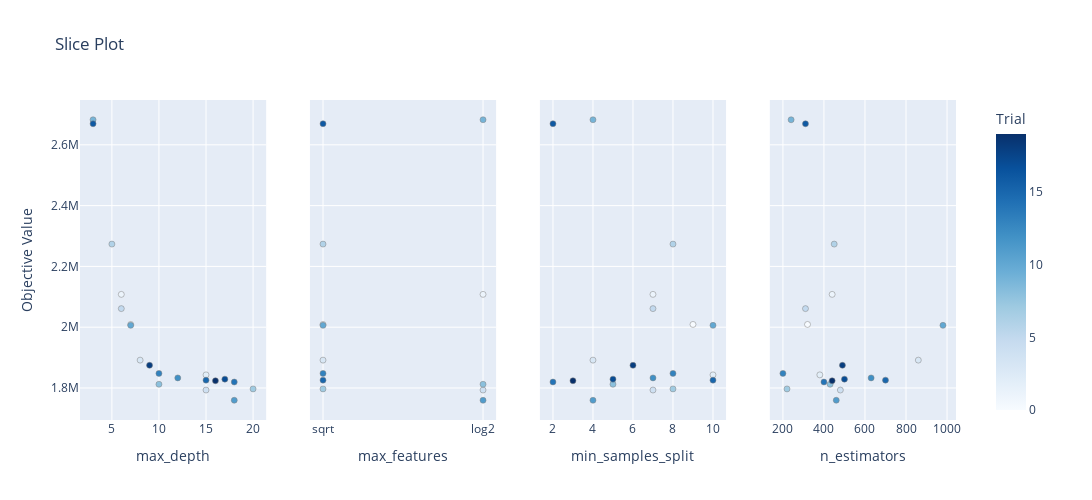

The cell this chart's notebook holds for it:
### Code cell
fig = optuna.visualization.plot_slice(study_rf)
fig.update_layout(width=1200, height=500)
plt.tight_layout()
fig.show()

### Figure 1 — Plotly figure (JSON) as saved in the notebook; plotly's stock layout.template omitted (floating-point values rounded to 4 significant figures)
{"data": [{"marker": {"color": [0, 1, 2, 3, 4, 5, 6, 7, 8, 9, 10, 11, 12, 13, 14, 15, 16, 17, 18, 19], "colorbar": {"title": {"text": "Trial"}, "x": 1, "xpad": 40}, "colorscale": [[0, "rgb(247,251,255)"], [0.125, "rgb(222,235,247)"], [0.25, "rgb(198,219,239)"], [0.375, "rgb(158,202,225)"], [0.5, "rgb(107,174,214)"], [0.625, "rgb(66,146,198)"], [0.75, "rgb(33,113,181)"], [0.875, "rgb(8,81,156)"], [1, "rgb(8,48,107)"]], "line": {"color": "Grey", "width": 0.5}, "showscale": true}, "mode": "markers", "showlegend": false, "type": "scatter", "x": [7, 6, 15, 8, 15, 6, 5, 20, 10, 3, 7, 18, 12, 10, 18, 15, 3, 17, 9, 16], "xaxis": "x", "y": [2009000.0, 2108000.0, 1843000.0, 1892000.0, 1793000.0, 2061000.0, 2273000.0, 1797000.0, 1812000.0, 2682000.0, 2006000.0, 1760000.0, 1833000.0, 1848000.0, 1820000.0, 1826000.0, 2669000.0, 1829000.0, 1875000.0, 1824000.0], "yaxis": "y"}, {"marker": {"color": [0, 1, 2, 3, 4, 5, 6, 7, 8, 9, 10, 11, 12, 13, 14, 15, 16, 17, 18, 19], "colorbar": {"title": {"text": "Trial"}, "x": 1, "xpad": 40}, "colorscale": [[0, "rgb(247,251,255)"], [0.125, "rgb(222,235,247)"], [0.25, "rgb(198,219,239)"], [0.375, "rgb(158,202,225)"], [0.5, "rgb(107,174,214)"], [0.625, "rgb(66,146,198)"], [0.75, "rgb(33,113,181)"], [0.875, "rgb(8,81,156)"], [1, "rgb(8,48,107)"]], "line": {"color": "Grey", "width": 0.5}, "showscale": false}, "mode": "markers", "showlegend": false, "type": "scatter", "x": ["sqrt", "log2", null, "sqrt", "log2", null, "sqrt", "sqrt", "log2", "log2", "sqrt", "log2", null, "sqrt", null, "sqrt", "sqrt", null, null, null], "xaxis": "x2", "y": [2009000.0, 2108000.0, 1843000.0, 1892000.0, 1793000.0, 2061000.0, 2273000.0, 1797000.0, 1812000.0, 2682000.0, 2006000.0, 1760000.0, 1833000.0, 1848000.0, 1820000.0, 1826000.0, 2669000.0, 1829000.0, 1875000.0, 1824000.0], "yaxis": "y2"}, {"marker": {"color": [0, 1, 2, 3, 4, 5, 6, 7, 8, 9, 10, 11, 12, 13, 14, 15, 16, 17, 18, 19], "colorbar": {"title": {"text": "Trial"}, "x": 1, "xpad": 40}, "colorscale": [[0, "rgb(247,251,255)"], [0.125, "rgb(222,235,247)"], [0.25, "rgb(198,219,239)"], [0.375, "rgb(158,202,225)"], [0.5, "rgb(107,174,214)"], [0.625, "rgb(66,146,198)"], [0.75, "rgb(33,113,181)"], [0.875, "rgb(8,81,156)"], [1, "rgb(8,48,107)"]], "line": {"color": "Grey", "width": 0.5}, "showscale": false}, "mode": "markers", "showlegend": false, "type": "scatter", "x": [9, 7, 10, 4, 7, 7, 8, 8, 5, 4, 10, 4, 7, 8, 2, 10, 2, 5, 6, 3], "xaxis": "x3", "y": [2009000.0, 2108000.0, 1843000.0, 1892000.0, 1793000.0, 2061000.0, 2273000.0, 1797000.0, 1812000.0, 2682000.0, 2006000.0, 1760000.0, 1833000.0, 1848000.0, 1820000.0, 1826000.0, 2669000.0, 1829000.0, 1875000.0, 1824000.0], "yaxis": "y3"}, {"marker": {"color": [0, 1, 2, 3, 4, 5, 6, 7, 8, 9, 10, 11, 12, 13, 14, 15, 16, 17, 18, 19], "colorbar": {"title": {"text": "Trial"}, "x": 1, "xpad": 40}, "colorscale": [[0, "rgb(247,251,255)"], [0.125, "rgb(222,235,247)"], [0.25, "rgb(198,219,239)"], [0.375, "rgb(158,202,225)"], [0.5, "rgb(107,174,214)"], [0.625, "rgb(66,146,198)"], [0.75, "rgb(33,113,181)"], [0.875, "rgb(8,81,156)"], [1, "rgb(8,48,107)"]], "line": {"color": "Grey", "width": 0.5}, "showscale": false}, "mode": "markers", "showlegend": false, "type": "scatter", "x": [320, 440, 380, 860, 480, 310, 450, 220, 430, 240, 980, 460, 630, 200, 400, 700, 310, 500, 490, 440], "xaxis": "x4", "y": [2009000.0, 2108000.0, 1843000.0, 1892000.0, 1793000.0, 2061000.0, 2273000.0, 1797000.0, 1812000.0, 2682000.0, 2006000.0, 1760000.0, 1833000.0, 1848000.0, 1820000.0, 1826000.0, 2669000.0, 1829000.0, 1875000.0, 1824000.0], "yaxis": "y4"}], "layout": {"height": 500, "title": {"text": "Slice Plot"}, "width": 1200, "xaxis": {"anchor": "y", "domain": [0, 0.2125], "title": {"text": "max_depth"}}, "xaxis2": {"anchor": "y2", "domain": [0.2625, 0.475], "title": {"text": "max_features"}}, "xaxis3": {"anchor": "y3", "domain": [0.525, 0.7375], "title": {"text": "min_samples_split"}}, "xaxis4": {"anchor": "y4", "domain": [0.7875, 1], "title": {"text": "n_estimators"}}, "yaxis": {"anchor": "x", "domain": [0, 1], "title": {"text": "Objective Value"}}, "yaxis2": {"anchor": "x2", "domain": [0, 1], "matches": "y", "showticklabels": false}, "yaxis3": {"anchor": "x3", "domain": [0, 1], "matches": "y", "showticklabels": false}, "yaxis4": {"anchor": "x4", "domain": [0, 1], "matches": "y", "showticklabels": false}}}
